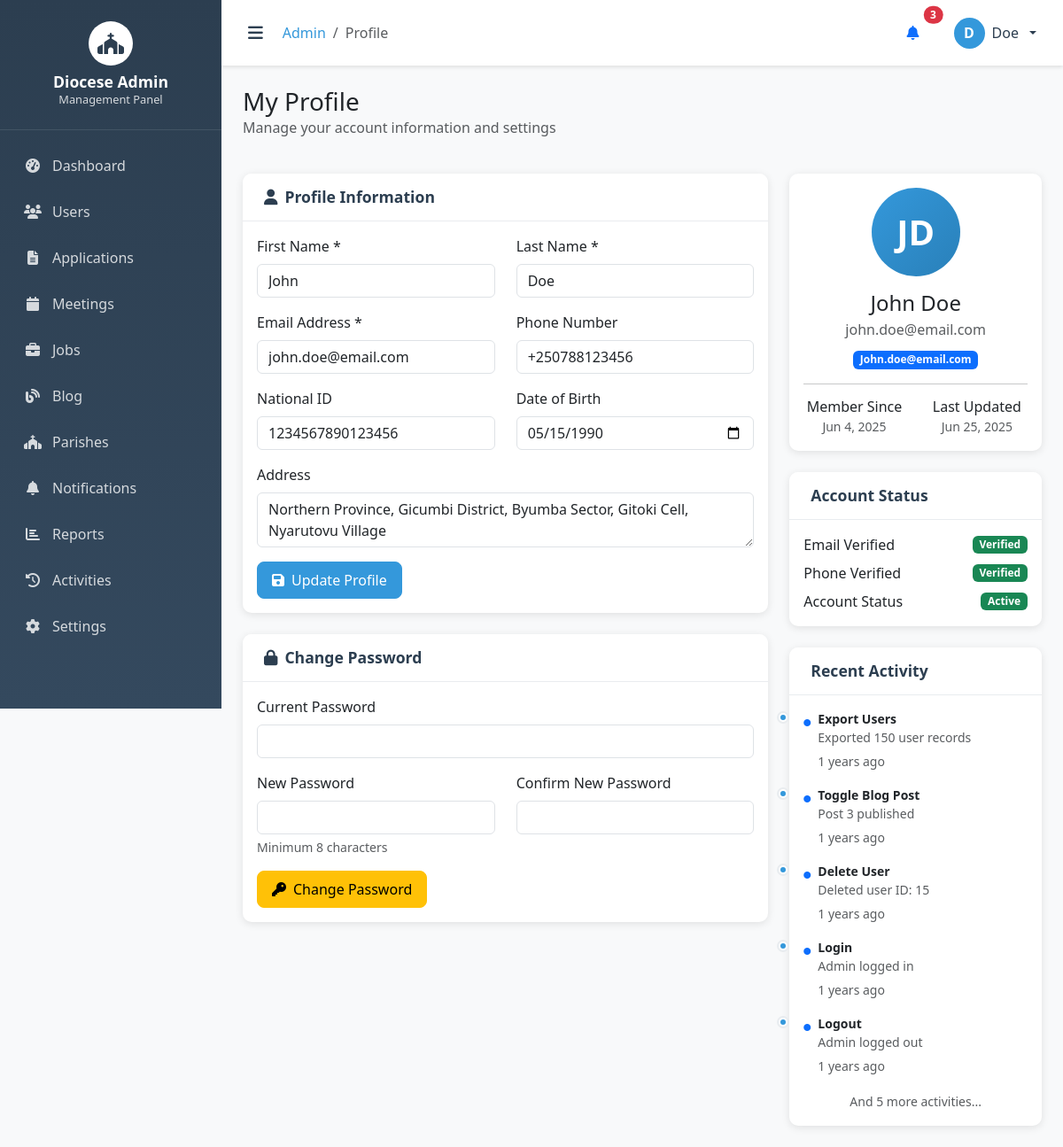
/admin/profile.php (signed in), run on an earlier commit of the app's database.
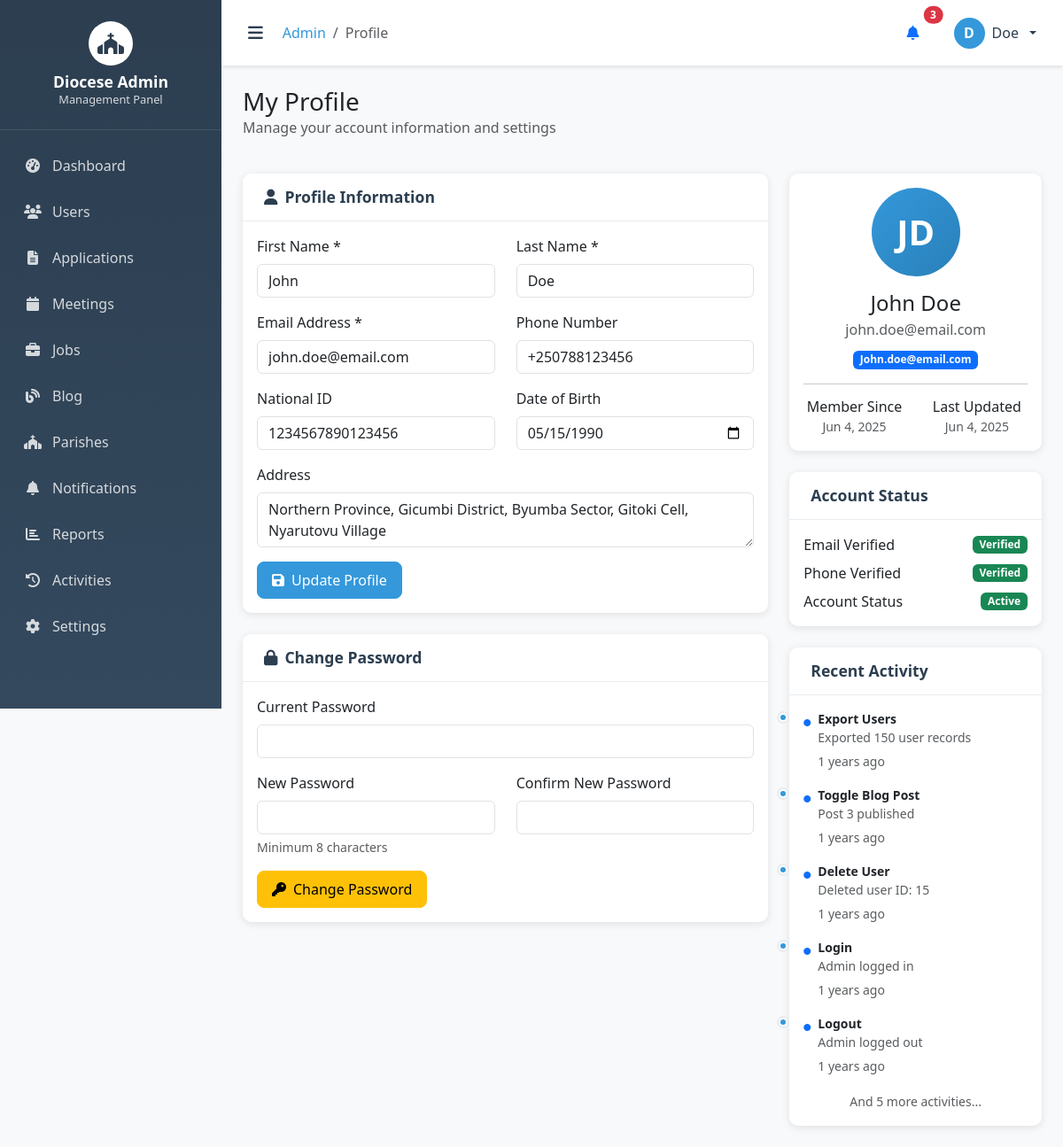
And on a later commit of the database.
### tables this page shows
CREATE TABLE `users` (
  `id` int(11) NOT NULL,
  `first_name` varchar(100) NOT NULL,
  `last_name` varchar(100) NOT NULL,
  `email` varchar(255) NOT NULL,
  `phone` varchar(20) DEFAULT NULL,
  `national_id` varchar(20) DEFAULT NULL,
  `date_of_birth` date DEFAULT NULL,
  `place_of_birth` varchar(255) DEFAULT NULL,
  `gender` enum('male','female') DEFAULT NULL,
  `address` text DEFAULT NULL,
  `profile_picture` varchar(255) DEFAULT NULL,
  `preferred_language` varchar(5) DEFAULT 'en',
  `email_verified` tinyint(1) DEFAULT 0,
  `phone_verified` tinyint(1) DEFAULT 0,
  `password_hash` varchar(255) NOT NULL,
  `created_at` timestamp NOT NULL DEFAULT current_timestamp(),
  `updated_at` timestamp NOT NULL DEFAULT current_timestamp() ON UPDATE current_timestamp()
);

CREATE TABLE IF NOT EXISTS `admin_activity_log` (
  `id` int(11) NOT NULL AUTO_INCREMENT,
  `admin_id` int(11) NOT NULL,
  `admin_email` varchar(255) NOT NULL,
  `action` varchar(100) NOT NULL,
  `details` text DEFAULT NULL,
  `ip_address` varchar(45) DEFAULT NULL,
  `user_agent` text DEFAULT NULL,
  `created_at` timestamp NOT NULL DEFAULT current_timestamp(),
  PRIMARY KEY (`id`),
  KEY `admin_id` (`admin_id`),
  KEY `admin_email` (`admin_email`),
  KEY `action` (`action`),
  KEY `created_at` (`created_at`),
  CONSTRAINT `admin_activity_log_ibfk_1` FOREIGN KEY (`admin_id`) REFERENCES `users` (`id`) ON DELETE CASCADE
);

### admin/auth.php (called while the page is built, shortened)
<?php
require_once '../config/database.php';
class AdminAuth {
    public function isLoggedIn() {
        return isset($_SESSION['admin_logged_in']) && $_SESSION['admin_logged_in'] === true;
    }
    public function getCurrentAdmin() {
        if ($this->isLoggedIn()) {
            return [
                'id' => $_SESSION['admin_id'],
                'name' => $_SESSION['admin_name'],
                'email' => $_SESSION['admin_email'],
                'role' => $_SESSION['admin_role']
            ];
        }
        return null;
    }
}
$adminAuth = new AdminAuth($db);
function getCurrentAdmin() {
    global $adminAuth;
    return $adminAuth->getCurrentAdmin();
}
?>

### admin/functions.php (called while the page is built, shortened)
<?php
require_once 'auth.php';
function formatDisplayDate($date) {
    return date('M j, Y', strtotime($date));
}
function timeAgo($datetime) {
    $time = time() - strtotime($datetime);
    return floor($time/31536000) . ' years ago';
}
?>

### admin/profile.php (the view, shortened to what the rows shown need)
<?php
require_once 'functions.php';
$current_admin = getCurrentAdmin();
try {
    $query = "SELECT * FROM users WHERE id = :id";
    $stmt = $db->prepare($query);
    $stmt->bindParam(':id', $current_admin['id']);
    $stmt->execute();
    $admin_user = $stmt->fetch();
} catch(PDOException $e) {
    $error = 'Error loading profile: ' . $e->getMessage();
}
try {
    $activity_query = "SELECT action, details, ip_address, created_at
                      FROM admin_activity_log
                      WHERE admin_id = :admin_id
                      ORDER BY created_at DESC
                      LIMIT 10";
    $activity_stmt = $db->prepare($activity_query);
    $activity_stmt->bindParam(':admin_id', $current_admin['id']);
    $activity_stmt->execute();
    $recent_activities = $activity_stmt->fetchAll();
} catch(PDOException $e) {
    $recent_activities = [];
}
include 'includes/header.php';
?>
<div class="row mb-4">
    <div class="col-12">
        <h1 class="h3 mb-0">My Profile</h1>
    </div>
</div>
<div class="row">
    <div class="col-lg-8 mb-4">
        <div class="card">
            <div class="card-body">
                <form method="POST">
                    <div class="row">
                        <div class="col-md-6 mb-3">
                            <label for="first_name" class="form-label">First Name *</label>
                            <input type="text" class="form-control" id="first_name" name="first_name"
                                   value="<?php echo htmlspecialchars($admin_user['first_name'] ?? ''); ?>" required>
                        </div>
                        <div class="col-md-6 mb-3">
                            <label for="last_name" class="form-label">Last Name *</label>
                            <input type="text" class="form-control" id="last_name" name="last_name"
                                   value="<?php echo htmlspecialchars($admin_user['last_name'] ?? ''); ?>" required>
                        </div>
                    </div>
                    <div class="row">
                        <div class="col-md-6 mb-3">
                            <label for="email" class="form-label">Email Address *</label>
                            <input type="email" class="form-control" id="email" name="email"
                                   value="<?php echo htmlspecialchars($admin_user['email'] ?? ''); ?>" required>
                        </div>
                        <div class="col-md-6 mb-3">
                            <label for="phone" class="form-label">Phone Number</label>
                            <input type="tel" class="form-control" id="phone" name="phone"
                                   value="<?php echo htmlspecialchars($admin_user['phone'] ?? ''); ?>"
                                   placeholder="+250 788 123 456">
                        </div>
                    </div>
                    <div class="row">
                        <div class="col-md-6 mb-3">
                            <label for="national_id" class="form-label">National ID</label>
                            <input type="text" class="form-control" id="national_id" name="national_id"
                                   value="<?php echo htmlspecialchars($admin_user['national_id'] ?? ''); ?>"
                                   placeholder="1234567890123456">
                        </div>
                        <div class="col-md-6 mb-3">
                            <label for="date_of_birth" class="form-label">Date of Birth</label>
                            <input type="date" class="form-control" id="date_of_birth" name="date_of_birth"
                                   value="<?php echo $admin_user['date_of_birth'] ?? ''; ?>">
                        </div>
                    </div>
                    <div class="mb-3">
                        <label for="address" class="form-label">Address</label>
                        <textarea class="form-control" id="address" name="address" rows="2"
                                  placeholder="Enter your address"><?php echo htmlspecialchars($admin_user['address'] ?? ''); ?></textarea>
                    </div>
                </form>
            </div>
        </div>
    </div>
    <div class="col-lg-4">
        <div class="card mb-4">
            <div class="card-body text-center">
                <div class="profile-avatar mb-3">
                    <div class="avatar-circle mx-auto" style="width: 100px; height: 100px; background: linear-gradient(135deg, #3498db, #2980b9); border-radius: 50%; display: flex; align-items: center; justify-content: center; color: white; font-size: 2.5rem; font-weight: 600;">
                        <?php echo strtoupper(substr($admin_user['first_name'] ?? 'A', 0, 1) . substr($admin_user['last_name'] ?? 'U', 0, 1)); ?>
                    </div>
                </div>
                <h4 class="mb-1"><?php echo htmlspecialchars(($admin_user['first_name'] ?? '') . ' ' . ($admin_user['last_name'] ?? '')); ?></h4>
                <p class="text-muted mb-2"><?php echo htmlspecialchars($admin_user['email'] ?? ''); ?></p>
                <span class="badge bg-primary"><?php echo ucfirst($current_admin['role']); ?></span>
                <hr class="my-3">
                <div class="row text-center">
                    <div class="col-6">
                        <h6 class="mb-0">Member Since</h6>
                        <small class="text-muted">
                            <?php echo $admin_user['created_at'] ? formatDisplayDate($admin_user['created_at']) : 'Unknown'; ?>
                        </small>
                    </div>
                    <div class="col-6">
                        <h6 class="mb-0">Last Updated</h6>
                        <small class="text-muted">
                            <?php echo $admin_user['updated_at'] ? formatDisplayDate($admin_user['updated_at']) : 'Never'; ?>
                        </small>
                    </div>
                </div>
            </div>
        </div>
        <div class="card">
            <div class="card-body">
                <?php if (!empty($recent_activities)): ?>
                    <div class="activity-list">
                        <?php foreach (array_slice($recent_activities, 0, 5) as $activity): ?>
                            <div class="activity-item d-flex align-items-start mb-3">
                                <div class="activity-icon me-2">
                                    <i class="fas fa-circle text-primary" style="font-size: 0.5rem;"></i>
                                </div>
                                <div class="activity-content flex-grow-1">
                                    <p class="mb-1 small">
                                        <strong><?php echo ucwords(str_replace('_', ' ', $activity['action'])); ?></strong>
                                        <?php if ($activity['details']): ?>
                                            <br><span class="text-muted"><?php echo htmlspecialchars($activity['details']); ?></span>
                                        <?php endif; ?>
                                    </p>
                                    <small class="text-muted">
                                        <?php echo timeAgo($activity['created_at']); ?>
                                    </small>
                                </div>
                            </div>
                        <?php endforeach; ?>
                    </div>
                <?php else: ?>
                    <p class="text-muted text-center py-3">No recent activity</p>
                <?php endif; ?>
            </div>
        </div>
    </div>
</div>
<?php
include 'includes/footer.php';
?>

### admin/includes/header.php (shortened to what the rows shown need)
<?php
$current_admin = getCurrentAdmin();
?>
<!DOCTYPE html>
<html lang="en">
<head>
    <link href="https://cdn.jsdelivr.net/npm/bootstrap@5.3.0/dist/css/bootstrap.min.css" rel="stylesheet">
    <link href="https://cdnjs.cloudflare.com/ajax/libs/font-awesome/6.4.0/css/all.min.css" rel="stylesheet">
    <link href="https://cdn.datatables.net/1.13.6/css/dataTables.bootstrap5.min.css" rel="stylesheet">
    <link href="assets/css/admin.css" rel="stylesheet">
</head>
<body>
    <div class="main-content">
        <div class="top-nav">
            <div class="nav-right">
                <div class="dropdown user-dropdown">
                    <button class="dropdown-toggle" type="button" data-bs-toggle="dropdown">
                        <div class="user-avatar">
                            <?php echo strtoupper(substr($current_admin['name'], 0, 1)); ?>
                        </div>
                        <span><?php echo htmlspecialchars($current_admin['name']); ?></span>
                    </button>
                </div>
            </div>
        </div>
        <div class="content-area">

What changed in the data, as far as the page shows it:
changed users "JD": updated_at "Jun 25, 2025" → "Jun 4, 2025"
